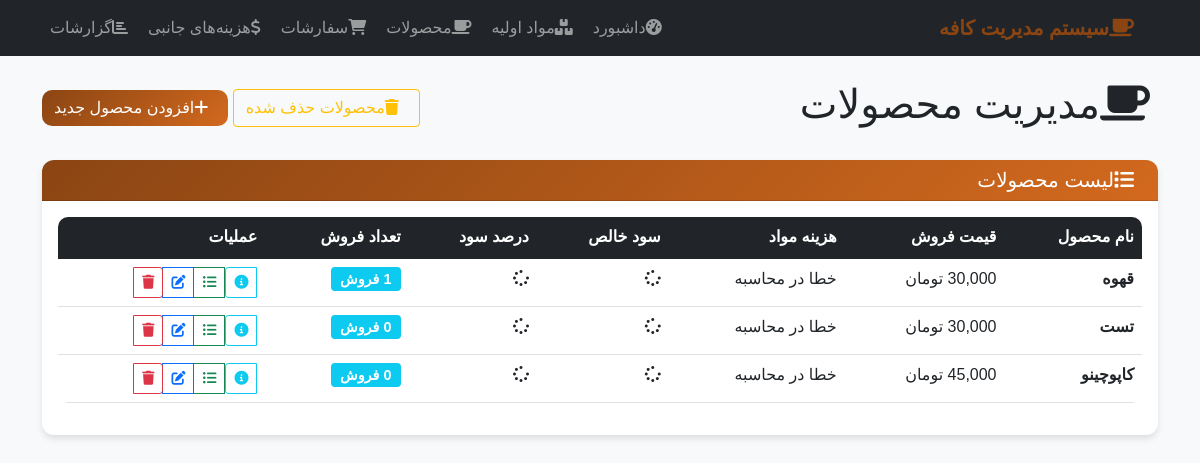
Page /products on the committed database.
### app.py (models this page shows)
class Product(db.Model):
    id = db.Column(db.Integer, primary_key=True)
    name = db.Column(db.String(100), nullable=False)
    price = db.Column(db.Float, nullable=False)
    recipe = db.Column(db.Text, nullable=False)  # JSON string of ingredients
    deleted = db.Column(db.Boolean, default=False)  # Soft delete flag
    created_at = db.Column(db.DateTime, default=datetime.now)

### app.py (the view)
@app.route('/products')
def products():
    products = Product.query.filter_by(deleted=False).all()
    return render_template('products.html', products=products)

### templates/products.html (shortened to what this page needs)
{% extends "base.html" %}
{% block content %}
<div class="row">
    <div class="col-12">
        <div class="d-flex justify-content-between align-items-center mb-4">
            <h1>
                <i class="fas fa-coffee me-2"></i>مدیریت محصولات
            </h1>
            <div>
                <a href="{{ url_for('deleted_products') }}" class="btn btn-outline-warning me-2">
                    <i class="fas fa-trash me-2"></i>محصولات حذف شده
                </a>
                <a href="{{ url_for('add_product') }}" class="btn btn-primary">
                    <i class="fas fa-plus me-2"></i>افزودن محصول جدید
                </a>
            </div>
        </div>
    </div>
</div>
<div class="card">
    <div class="card-header">
        <h5 class="mb-0">
            <i class="fas fa-list me-2"></i>لیست محصولات
        </h5>
    </div>
    <div class="card-body">
        {% if products %}
        <div class="table-responsive">
            <table class="table table-hover">
                <thead class="table-dark">
                    <tr>
                        <th>نام محصول</th>
                        <th>قیمت فروش</th>
                        <th>هزینه مواد</th>
                        <th>سود خالص</th>
                        <th>درصد سود</th>
                        <th>تعداد فروش</th>
                        <th>عملیات</th>
                    </tr>
                </thead>
                <tbody>
                    {% for product in products %}
                    <tr>
                        <td>
                            <strong>{{ product.name }}</strong>
                        </td>
                        <td>{{ "{:,.0f}".format(product.price) }} تومان</td>
                        <td>
                            <span id="material-cost-{{ product.id }}">
                            </span>
                        </td>
                        <td>
                            <span id="profit-{{ product.id }}">
                                <i class="fas fa-spinner fa-spin"></i>
                            </span>
                        </td>
                        <td>
                            <span id="profit-percent-{{ product.id }}">
                                <i class="fas fa-spinner fa-spin"></i>
                            </span>
                        </td>
                        <td>
                            <span class="badge bg-info">
                                {{ product.sales|length }} فروش
                            </span>
                        </td>
                        <td>
                            <div class="btn-group" role="group">
                                <button type="button" class="btn btn-sm btn-outline-info"
                                        onclick="showProductDetails({{ product.id }})">
                                    <i class="fas fa-info-circle"></i>
                                </button>
                                <button type="button" class="btn btn-sm btn-outline-success"
                                        onclick="showRecipe({{ product.id }})">
                                    <i class="fas fa-list-ul"></i>
                                </button>
                                <a href="{{ url_for('edit_product', id=product.id) }}"
                                   class="btn btn-sm btn-outline-primary">
                                    <i class="fas fa-edit"></i>
                                </a>
                                <button type="button" class="btn btn-sm btn-outline-danger"
                                        onclick="deleteProduct({{ product.id }}, '{{ product.name }}')">
                                    <i class="fas fa-trash"></i>
                                </button>
                            </div>
                        </td>
                    </tr>
                    {% endfor %}
                </tbody>
            </table>
        </div>
        {% endif %}
    </div>
</div>
{% endblock %}

### templates/base.html (style rules this page uses)
body { font-family: 'Tahoma', sans-serif; background-color: #f8f9fa; }
.card { border: none; border-radius: 15px; box-shadow: 0 4px 6px rgba(0, 0, 0, 0.1); margin-bottom: 20px; }
.card-header { background: linear-gradient(135deg, #8B4513, #D2691E); color: white; border-radius: 15px 15px 0 0 !important; font-weight: bold; }
.btn-primary { background: linear-gradient(135deg, #8B4513, #D2691E); border: none; border-radius: 10px; }
.table { border-radius: 10px; overflow: hidden; }
.card { border-radius: 12px; border: none; }
.card-header { border-radius: 12px 12px 0 0 !important; }
.badge { font-size: 0.9em; }
.btn, .form-control, .form-select { transition: all 0.2s ease; }

### rows in the picture
Product: name "قهوه"
Product: name "تست"
Product: name "کاپوچینو", price "45,000"
